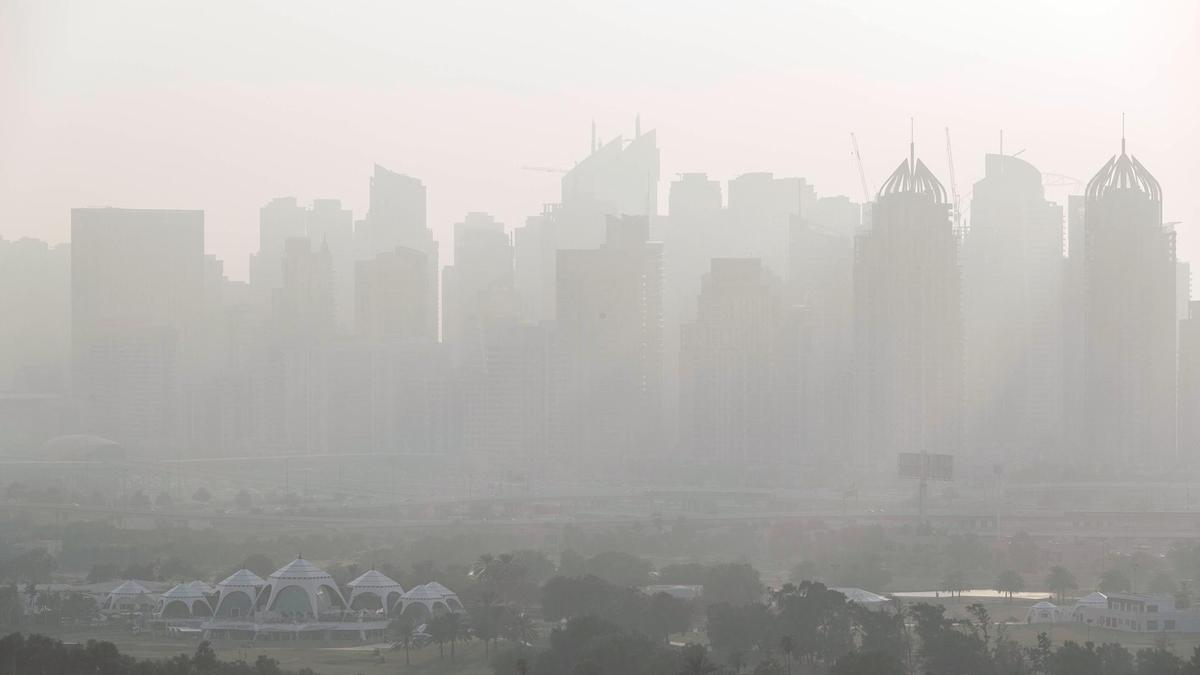
#> input picture hazy/UAE.jpg, 1200 x 675 px, given in place of Whale.mov, which was not available
$ jupyter execute Video_Dehazing.ipynb
#> lines starting #> are read from the running program, lines starting #| are printed output that depends on the picture; after the words box and inside, x2 and y2 are one past the last pixel; in counts of white or black regions, pixels touching at a corner belong together; pictures that were not available may be replaced by others from this repository, and a replacement may not be noted
[cell 1]
import cv2
import math
import numpy as np
import sys

def apply_mask(matrix, mask, fill_value):
    #print("MATRIX=", matrix)
    #print("mask=\n" ,mask)
    #print("fill value=\n", fill_value)

    masked = np.ma.array(matrix, mask=mask, fill_value=fill_value)
    #print('MASKED=',masked)
    return masked.filled()

def apply_threshold(matrix, low_value=255, high_value=255):
    low_mask = matrix < low_value
    #print("low mask=",low_mask)

    matrix = apply_mask(matrix, low_mask, low_value)
    #print('Low MASK->',low_mask,'\nMatrix->',matrix)

    high_mask = matrix > high_value
    matrix = apply_mask(matrix, high_mask, high_value)

    return matrix

def simplest_cb(img, percent):
    assert img.shape[2] == 3
    assert percent > 0 and percent < 100
    #print("shape of image = ", img.shape[2])

    half_percent = percent / 200.0
    #print('HALF PERCENT->',half_percent)

    channels = cv2.split(img)
    #print('Channels->\n',channels)
    #print('Shape->',channels[0].shape)
    #print('Shape of channels->',len(channels[2]))

    out_channels = []
    for channel in channels:
        assert len(channel.shape) == 2

	# find the low and high precentile values (based on the input percentile)
        height, width = channel.shape
        vec_size = width * height
        flat = channel.reshape(vec_size)
        #print('vec=',vec_size,'\nFlat=',flat)
        assert len(flat.shape) == 1

        flat = np.sort(flat)

        n_cols = flat.shape[0]
        #print("Number of columns = ", n_cols)

        low_val  = flat[math.floor(n_cols * half_percent)]
        high_val = flat[math.ceil( n_cols * (1.0 - half_percent))]

        # [7 lines of commented-out code are left out]
        thresholded = apply_threshold(channel, low_val, high_val)
        # scale the channel
        normalized = cv2.normalize(thresholded, thresholded.copy(), 0, 255, cv2.NORM_MINMAX)
        out_channels.append(normalized)

    return cv2.merge(out_channels)

if __name__ == '__main__':
    #img = cv2.imread(sys.argv[1])
    cap=cv2.VideoCapture('/media/dheeraj/9A26F0CB26F0AA01/WORK/github_repo/Dehazing/haze-videos/Whale.mov')
    #img = cv2.imread('/home/dheeraj/Downloads/Whale.mov')

    fourcc = cv2.VideoWriter_fourcc(*'XVID')
    frame_width=640
    frame_height=480
    save = cv2.VideoWriter('/media/dheeraj/9A26F0CB26F0AA01/WORK/github_repo/Dehazing/output.mov',fourcc, 20.0, (frame_width,frame_height))

    #out = cv2.VideoWriter('output.avi',fourcc, 20.0, (1920,1080))
    while(cap.isOpened()):
        ret, frame=cap.read()
#> frame is the input picture: shape (675, 1200, 3); mean B, G, R 179.7, 182.8, 185.1
        if(ret== True):


            frame=cv2.resize(frame, (frame_width, frame_height))
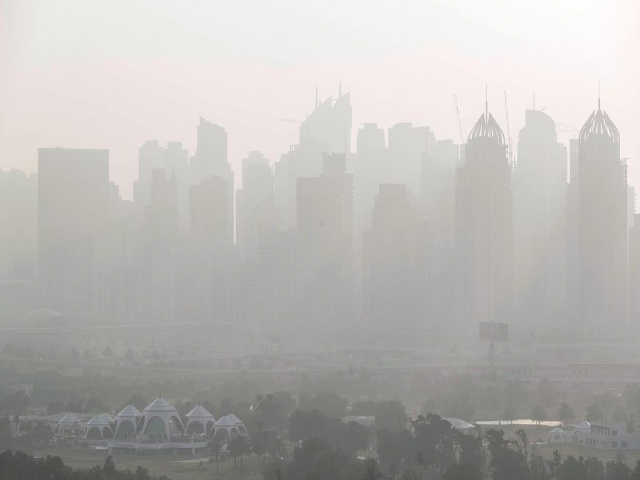
#> frame: shape (480, 640, 3); mean B, G, R 179.7, 182.7, 185
            out = simplest_cb(frame, 1)
#> the loop in simplest_cb, `for channel in channels:` made 3 passes
#> (low_val, high_val) on passes 1 to 3: (79, 249), (83, 251), (82, 253)
#> pass 1, in apply_threshold, `low_mask = matrix < low_value`:
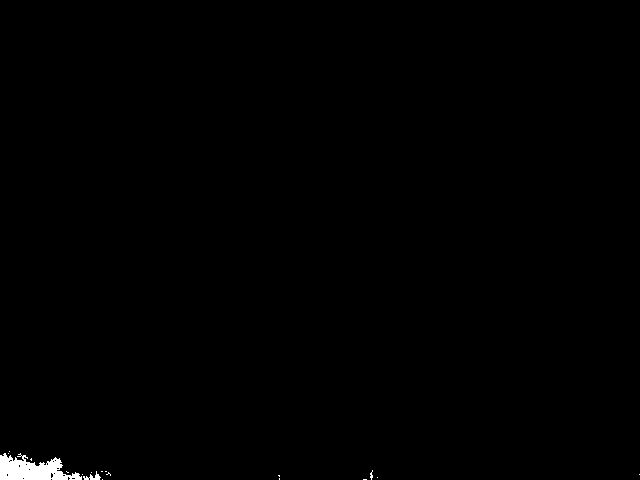
#> low_mask: shape (480, 640) bool; 0.47% white; 18 white regions (16 under 20 px), largest, box (x1, y1, x2, y2) and area: (0, 453, 82, 480) 1331, (83, 471, 101, 480) 68
#> pass 1, in apply_threshold, `high_mask = matrix > high_value`:
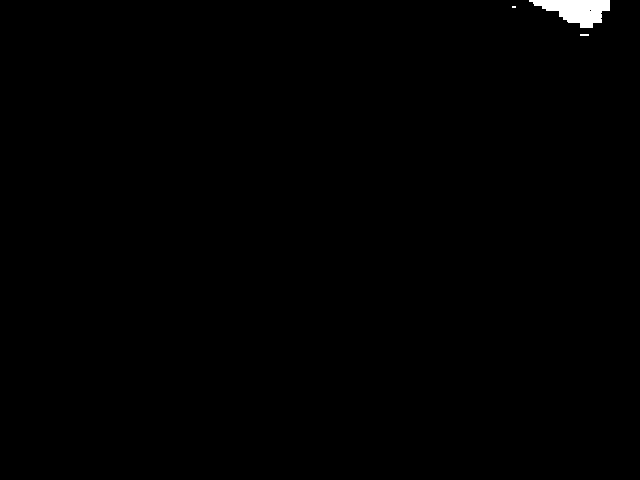
#> high_mask: shape (480, 640) bool; 0.44% white; 3 white regions (2 under 20 px), largest, box (x1, y1, x2, y2) and area: (529, 0, 610, 28) 1341
#> after the loop in simplest_cb, `for channel in channels:`: out_channels = 3 items
#> in simplest_cb, `return cv2.merge(out_channels)`:
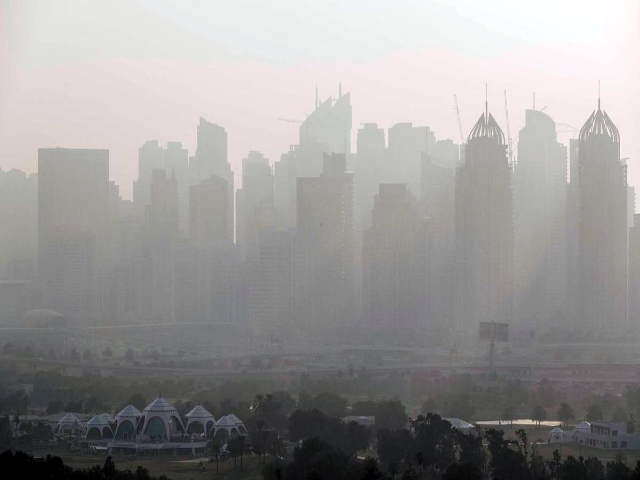
#> returned value: shape (480, 640, 3); mean of channels 0, 1, 2 151, 151.3, 153.7; drawn as B, G, R
            cv2.imshow("Before",frame)
            cv2.imshow("After", out)
            out = cv2.flip(out,0)
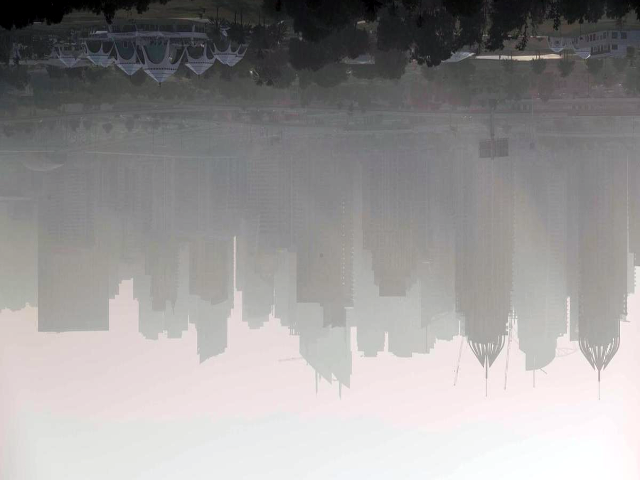
#> out: shape (480, 640, 3); mean B, G, R 151, 151.3, 153.7
            save.write(out)
            key=cv2.waitKey(1)
#> (key Esc is pressed here)
            if key==27:
                break
        else:
            break

    cap.release()
    save.release()
    cv2.destroyAllWindows()

    print("chalo bhai chal gyi video ")

$ run again, on hazy/fog.jpg
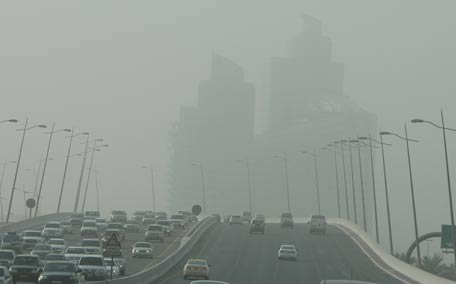
#> input picture hazy/fog.jpg, 456 x 284 px, given in place of Whale.mov, which was not available
#> frame is the input picture: shape (284, 456, 3); mean B, G, R 147, 153.4, 145.1
#> frame: shape (480, 640, 3)
#> the loop in simplest_cb, `for channel in channels:` made 3 passes
#> (low_val, high_val) on passes 1 to 3: (65, 176), (68, 183), (59, 177)
#> pass 1, in apply_threshold, `low_mask = matrix < low_value`:
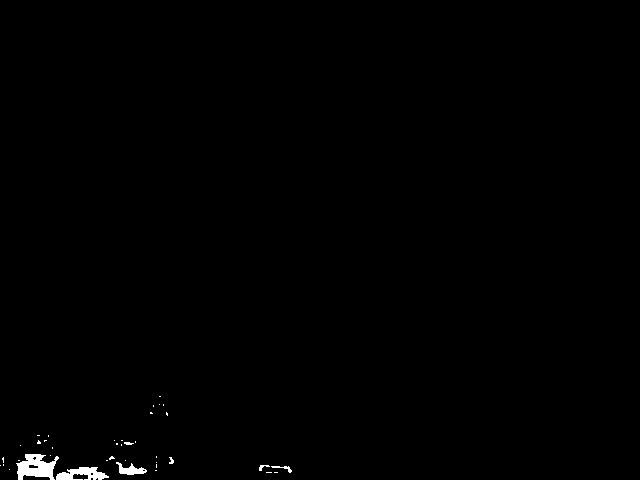
#> low_mask: shape (480, 640) bool; 0.5% white; 39 white regions (32 under 20 px), largest, box (x1, y1, x2, y2) and area: (16, 454, 59, 480) 685, (56, 467, 109, 480) 422, (116, 462, 147, 475) 200
#> after the loop in simplest_cb, `for channel in channels:`: out_channels = 3 items
#> `out = cv2.flip(out,0)`:
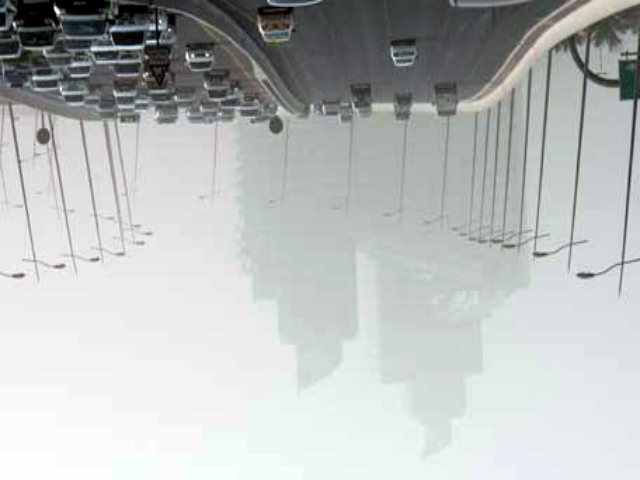
#> out: shape (480, 640, 3); mean B, G, R 188.3, 189.2, 185.9

$ run again, on hazy/maxresdefault.jpg
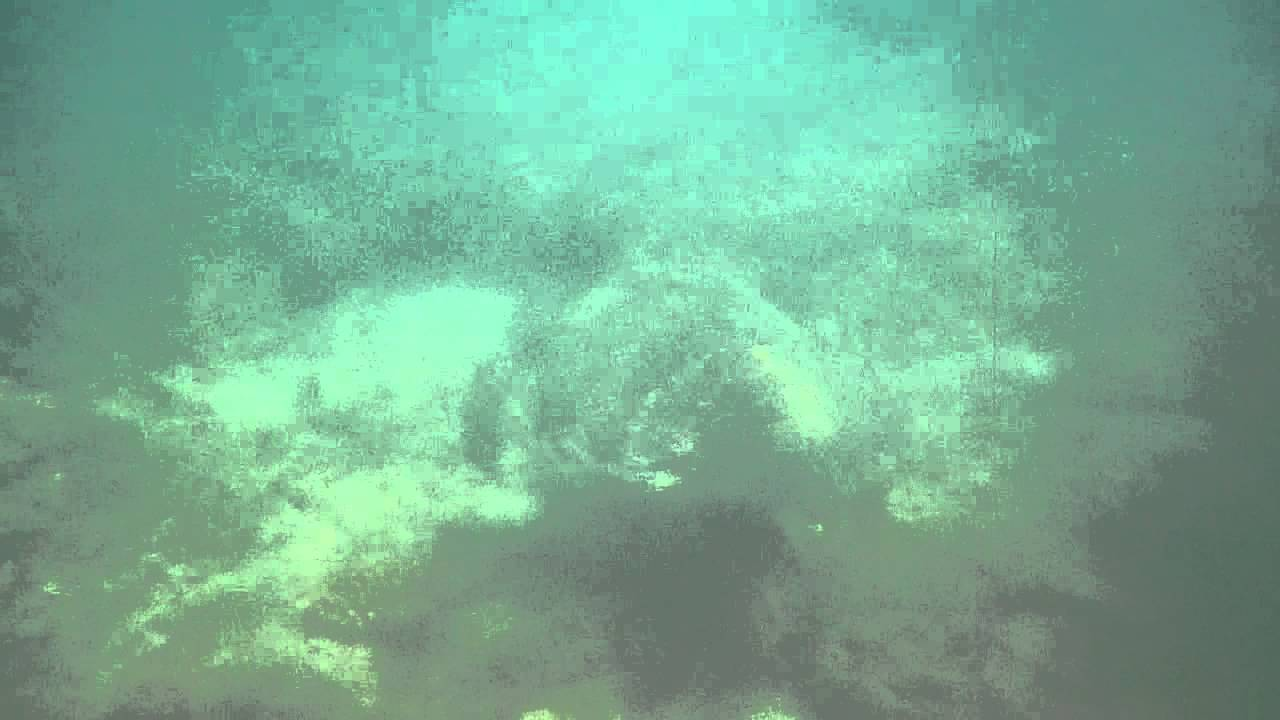
#> input picture hazy/maxresdefault.jpg, 1280 x 720 px, given in place of Whale.mov, which was not available
#> frame is the input picture: shape (720, 1280, 3); mean B, G, R 147.4, 173.3, 118.5
#> frame: shape (480, 640, 3)
#> the loop in simplest_cb, `for channel in channels:` made 3 passes
#> (low_val, high_val) on passes 1 to 3: (95, 225), (107, 255), (83, 178)
#> after the loop in simplest_cb, `for channel in channels:`:
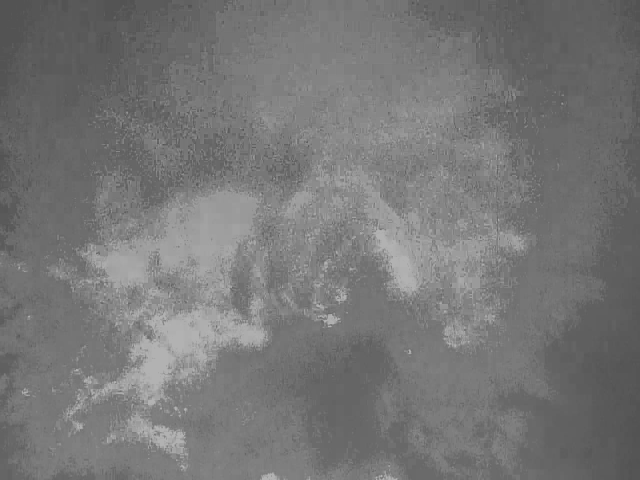
#> thresholded: shape (480, 640); min 83, max 178, mean 118.4
#> after the loop in simplest_cb, `for channel in channels:`: out_channels = 3 items
#> `out = cv2.flip(out,0)`:
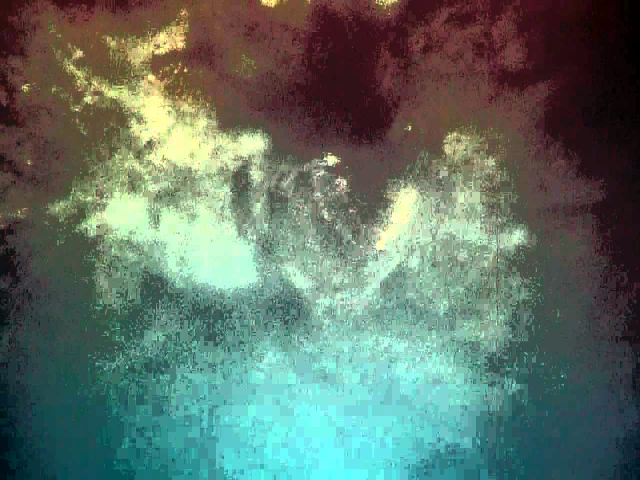
#> out: shape (480, 640, 3); mean B, G, R 102.8, 114.2, 95.1
